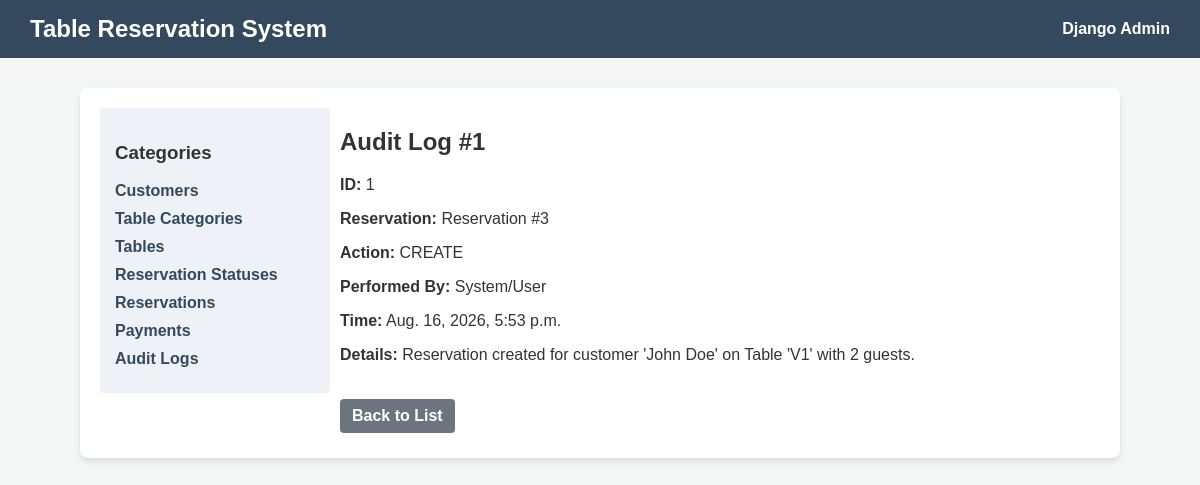
The page /audit-logs/1/ on the database its author committed.
### reservation_app/models.py (models this page shows, shortened)
class AuditLog(models.Model):
    reservation = models.ForeignKey(Reservation, on_delete=models.CASCADE, related_name='audit_logs')
    action = models.CharField(max_length=100)
    performed_by = models.CharField(max_length=100)  # User/Staff
    action_time = models.DateTimeField(auto_now_add=True)
    details = models.TextField(null=True, blank=True)
    class Meta:
        ordering = ['-action_time']

### reservation_app/views.py (the view)
# urls.py: path('audit-logs/<int:pk>/', views.AuditLogDetailView.as_view(), name='audit_log_detail'),
@method_decorator(csrf_exempt, name='dispatch')
class AuditLogDetailView(View):
    def get(self, request, pk):
        log = get_object_or_404(AuditLog, pk=pk)
        if wants_json(request):
            return JsonResponse({'id': log.id, 'action': log.action})
        return render(request, 'reservation_app/detail.html', {
            'title': f"Audit Log #{log.id}",
            'fields': {
                'ID': log.id, 'Reservation': f"Reservation #{log.reservation.id}",
                'Action': log.action, 'Performed By': log.performed_by,
                'Time': log.action_time, 'Details': log.details
            },
            'list_url': reverse('reservation_app:audit_log_list')
        })

### reservation_app/views.py (called while the page is built)
def wants_json(request):
    return (
        request.headers.get('Accept') == 'application/json' or
        request.GET.get('format') == 'json' or
        request.content_type == 'application/json'
    )

### reservation_app/templates/reservation_app/detail.html (shortened to what this page needs)
{% extends 'reservation_app/base.html' %}
{% block content %}
    <h2>{{ title }}</h2>
    <div style="margin-top: 20px;">
        {% for label, val in fields.items %}
            <p><strong>{{ label }}:</strong> {{ val }}</p>
        {% endfor %}
    </div>
    <div style="margin-top: 30px;">
        <a href="{{ list_url }}" class="btn btn-secondary">Back to List</a>
    </div>
{% endblock %}

### reservation_app/templates/reservation_app/base.html (style rules this page uses)
body { font-family: sans-serif; margin: 0; padding: 0; background-color: #f4f7f6; color: #333; }
.btn { display: inline-block; padding: 8px 12px; margin: 5px 0; text-decoration: none; border-radius: 4px; font-weight: bold; text-align: center; }
.btn-secondary { background: #6c757d; color: white; }

### rows shown on the page
AuditLog: fields "CREATE" "System/User" "Aug. 16, 2026, 5:53 p.m." "Reservation created for customer 'John Doe' on Table 'V1' with 2 guests."

### other values the page prints
{{ title }} "Audit Log #1"
{{ label }} "ID" "Reservation" "Action" "Performed By" "Time" "Details"
{{ val }} "1" "Reservation #3"
